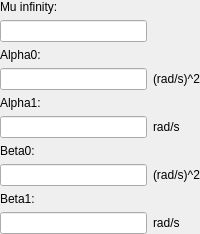
                <widget class="QWidget" name="page_General2_2">
                 <layout class="QGridLayout" name="gridLayout_27">
                  <property name="leftMargin">
                   <number>0</number>
                  </property>
                  <property name="topMargin">
                   <number>0</number>
                  </property>
                  <property name="rightMargin">
                   <number>0</number>
                  </property>
                  <property name="bottomMargin">
                   <number>0</number>
                  </property>
                  <property name="spacing">
                   <number>6</number>
                  </property>
                  <item row="11" column="1">
                   <widget class="QLabel" name="label_115">
                    <property name="text">
                     <string>rad/s</string>
                    </property>
                   </widget>
                  </item>
                  <item row="7" column="0">
                   <widget class="QLineEdit" name="lineEdit_MaBeta0_2"/>
                  </item>
                  <item row="5" column="1">
                   <widget class="QLabel" name="label_116">
                    <property name="text">
                     <string>rad/s</string>
                    </property>
                   </widget>
                  </item>
                  <item row="11" column="0">
                   <widget class="QLineEdit" name="lineEdit_MaBeta1"/>
                  </item>
                  <item row="2" column="0">
                   <widget class="QLabel" name="label_111">
                    <property name="text">
                     <string>Alpha0:</string>
                    </property>
                   </widget>
                  </item>
                  <item row="3" column="1">
                   <widget class="QLabel" name="label_121">
                    <property name="text">
                     <string>(rad/s)^2</string>
                    </property>
                   </widget>
                  </item>
                  <item row="0" column="0">
                   <widget class="QLabel" name="label_114">
                    <property name="text">
                     <string>Mu infinity:</string>
                    </property>
                   </widget>
                  </item>
                  <item row="5" column="0">
                   <widget class="QLineEdit" name="lineEdit_MaAlpha1"/>
                  </item>
                  <item row="10" column="0">
                   <widget class="QLabel" name="label_113">
                    <property name="text">
                     <string>Beta1:</string>
                    </property>
                   </widget>
                  </item>
                  <item row="7" column="1">
                   <widget class="QLabel" name="label_122">
                    <property name="text">
                     <string>(rad/s)^2</string>
                    </property>
                   </widget>
                  </item>
                  <item row="1" column="0">
                   <widget class="QLineEdit" name="lineEdit_MaMuInfinity_7"/>
                  </item>
                  <item row="6" column="0">
                   <widget class="QLabel" name="label_112">
                    <property name="text">
                     <string>Beta0:</string>
                    </property>
                   </widget>
                  </item>
                  <item row="3" column="0">
                   <widget class="QLineEdit" name="lineEdit_MaAlpha0_2"/>
                  </item>
                  <item row="4" column="0">
                   <widget class="QLabel" name="label_110">
                    <property name="text">
                     <string>Alpha1:</string>
                    </property>
                   </widget>
                  </item>
                 </layout>
                </widget>
